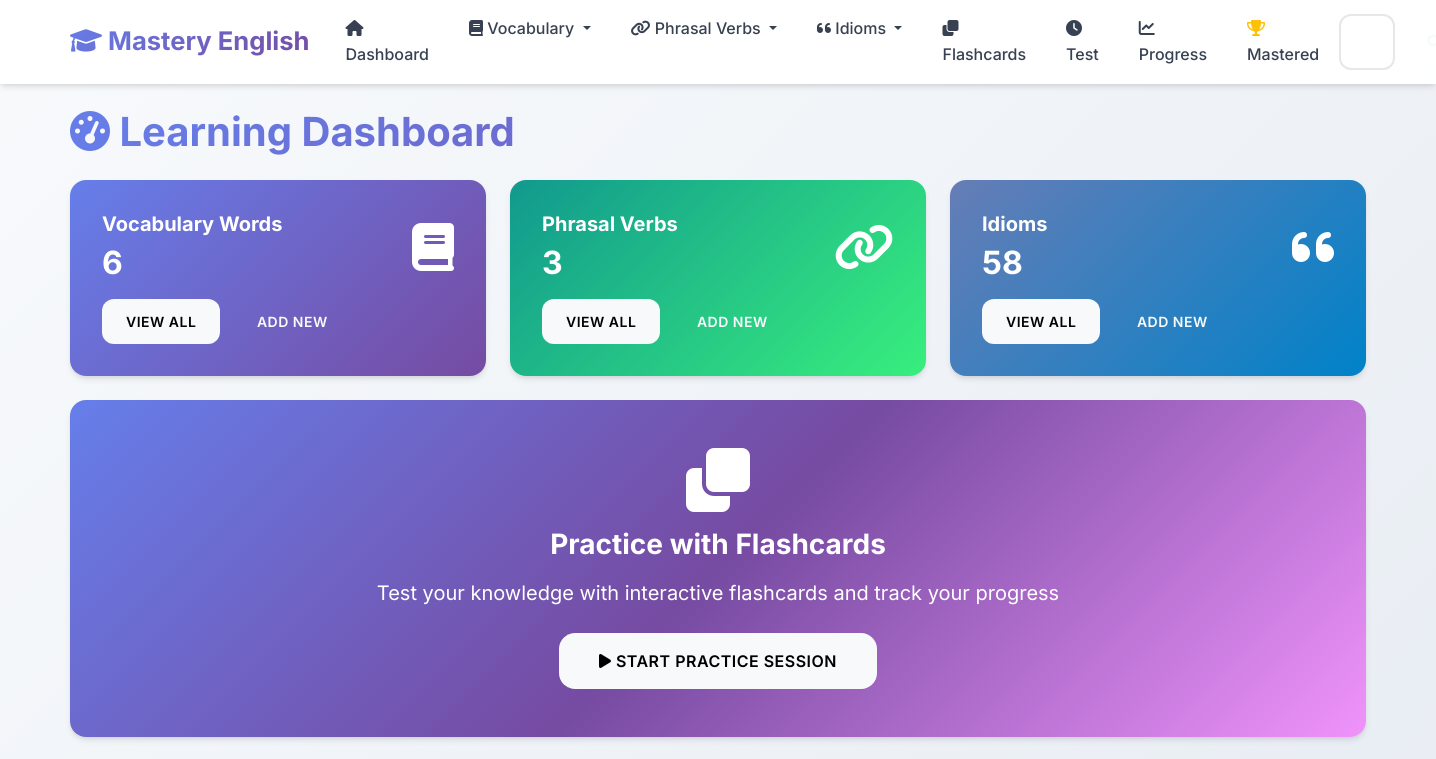
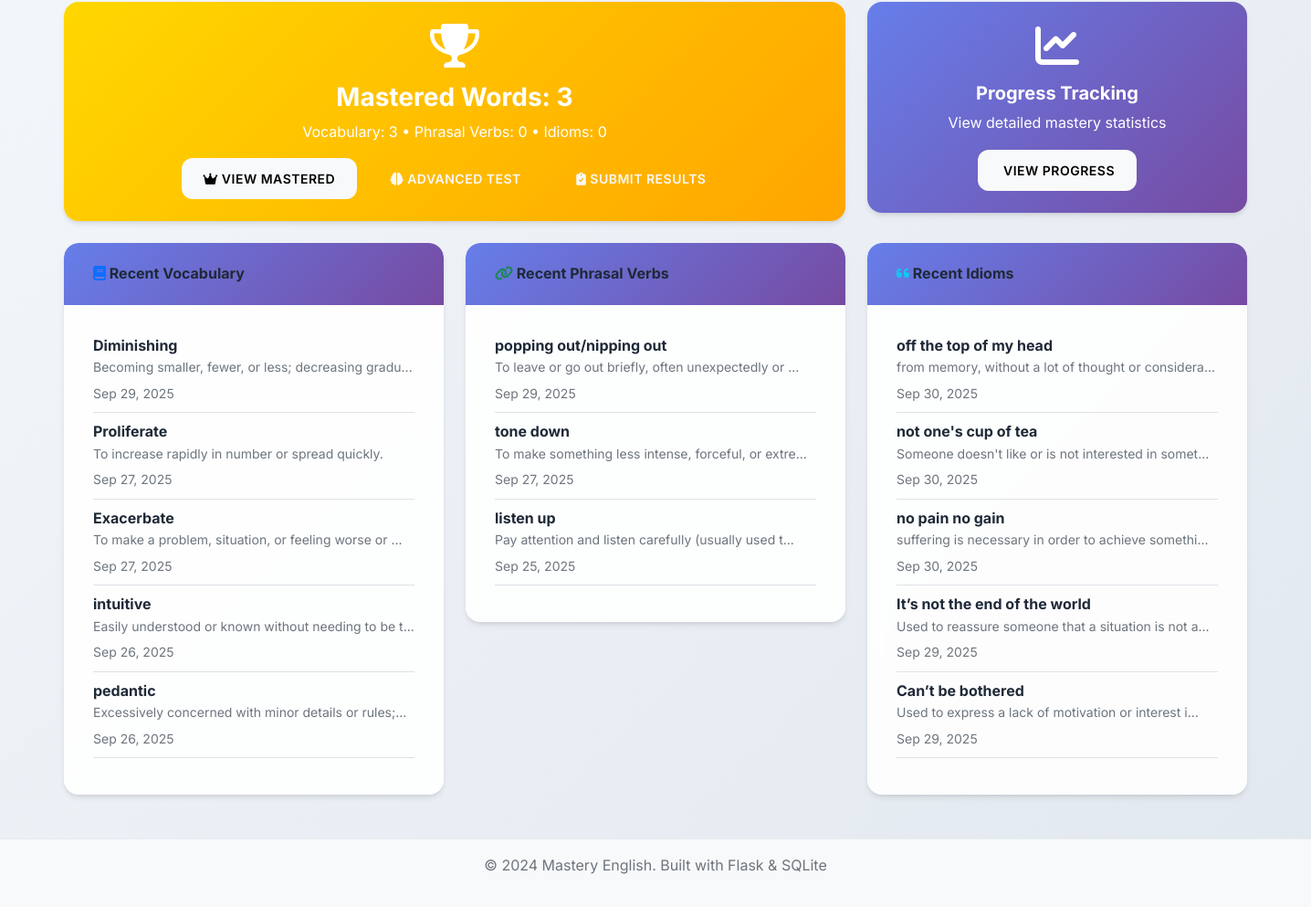
The page / on the database its author committed (2 pictures, top to bottom).
### app.py (models this page shows, shortened)
class VocabularyWord(db.Model):
    __tablename__ = 'vocabulary_words'
    id = db.Column(db.Integer, primary_key=True)
    word = db.Column(db.String(100), nullable=False)
    definition = db.Column(db.Text, nullable=False)
    example_sentence = db.Column(db.Text)
    pronunciation = db.Column(db.String(100))
    part_of_speech = db.Column(db.String(50))
    difficulty_level = db.Column(db.String(20), default='medium')
    date_added = db.Column(db.DateTime, default=datetime.utcnow)
    times_practiced = db.Column(db.Integer, default=0)
    last_practiced = db.Column(db.DateTime)
    mastery_level = db.Column(db.Integer, default=0)

class PhrasalVerb(db.Model):
    __tablename__ = 'phrasal_verbs'
    id = db.Column(db.Integer, primary_key=True)
    phrasal_verb = db.Column(db.String(100), nullable=False)
    meaning = db.Column(db.Text, nullable=False)
    example_sentence = db.Column(db.Text)
    separable = db.Column(db.Boolean, default=False)
    difficulty_level = db.Column(db.String(20), default='medium')
    date_added = db.Column(db.DateTime, default=datetime.utcnow)
    times_practiced = db.Column(db.Integer, default=0)
    last_practiced = db.Column(db.DateTime)
    mastery_level = db.Column(db.Integer, default=0)

class Idiom(db.Model):
    __tablename__ = 'idioms'
    id = db.Column(db.Integer, primary_key=True)
    idiom = db.Column(db.String(200), nullable=False)
    meaning = db.Column(db.Text, nullable=False)
    example_sentence = db.Column(db.Text)
    origin = db.Column(db.Text)
    difficulty_level = db.Column(db.String(20), default='medium')
    date_added = db.Column(db.DateTime, default=datetime.utcnow)
    times_practiced = db.Column(db.Integer, default=0)
    last_practiced = db.Column(db.DateTime)
    mastery_level = db.Column(db.Integer, default=0)

### app.py (the view)
@app.route('/')
def index():
    vocab_count = VocabularyWord.query.count()
    phrasal_count = PhrasalVerb.query.count()
    idiom_count = Idiom.query.count()
    mastered_vocab = VocabularyWord.query.filter(VocabularyWord.mastery_level == 5).count()
    mastered_phrasal = PhrasalVerb.query.filter(PhrasalVerb.mastery_level == 5).count()
    mastered_idioms = Idiom.query.filter(Idiom.mastery_level == 5).count()
    total_mastered = mastered_vocab + mastered_phrasal + mastered_idioms
    recent_vocab = VocabularyWord.query.order_by(VocabularyWord.date_added.desc()).limit(5).all()
    recent_phrasal = PhrasalVerb.query.order_by(PhrasalVerb.date_added.desc()).limit(5).all()
    recent_idioms = Idiom.query.order_by(Idiom.date_added.desc()).limit(5).all()
    return render_template('index.html',
                         vocab_count=vocab_count,
                         phrasal_count=phrasal_count,
                         idiom_count=idiom_count,
                         mastered_vocab=mastered_vocab,
                         mastered_phrasal=mastered_phrasal,
                         mastered_idioms=mastered_idioms,
                         total_mastered=total_mastered,
                         recent_vocab=recent_vocab,
                         recent_phrasal=recent_phrasal,
                         recent_idioms=recent_idioms)

### templates/index.html (shortened to what this page needs)
{% extends "base.html" %}
{% block content %}
<div class="row">
    <div class="col-12">
        <h1 class="mb-4">
            <i class="fas fa-tachometer-alt"></i> Learning Dashboard
        </h1>
    </div>
</div>
<div class="row mb-4">
    <div class="col-md-4">
        <div class="card dashboard-card text-white" style="background: var(--gradient-primary);">
            <div class="card-body">
                <div class="d-flex justify-content-between">
                    <div>
                        <h5 class="card-title text-white">Vocabulary Words</h5>
                        <h2 class="mb-0 text-white">{{ vocab_count }}</h2>
                    </div>
                    <div class="align-self-center floating-element">
                        <i class="fas fa-book fa-3x"></i>
                    </div>
                </div>
                <div class="mt-3">
                    <a href="{{ url_for('vocabulary_list') }}" class="btn btn-light btn-sm me-2">View All</a>
                    <a href="{{ url_for('add_vocabulary') }}" class="btn btn-outline-light btn-sm">Add New</a>
                </div>
            </div>
        </div>
    </div>
    <div class="col-md-4">
        <div class="card dashboard-card text-white" style="background: var(--gradient-success);">
            <div class="card-body">
                <div class="d-flex justify-content-between">
                    <div>
                        <h5 class="card-title text-white">Phrasal Verbs</h5>
                        <h2 class="mb-0 text-white">{{ phrasal_count }}</h2>
                    </div>
                    <div class="align-self-center floating-element">
                        <i class="fas fa-link fa-3x"></i>
                    </div>
                </div>
                <div class="mt-3">
                    <a href="{{ url_for('phrasal_verbs_list') }}" class="btn btn-light btn-sm me-2">View All</a>
                    <a href="{{ url_for('add_phrasal_verb') }}" class="btn btn-outline-light btn-sm">Add New</a>
                </div>
            </div>
        </div>
    </div>
    <div class="col-md-4">
        <div class="card dashboard-card text-white" style="background: var(--gradient-info);">
            <div class="card-body">
                <div class="d-flex justify-content-between">
                    <div>
                        <h5 class="card-title text-white">Idioms</h5>
                        <h2 class="mb-0 text-white">{{ idiom_count }}</h2>
                    </div>
                    <div class="align-self-center floating-element">
                        <i class="fas fa-quote-left fa-3x"></i>
                    </div>
                </div>
                <div class="mt-3">
                    <a href="{{ url_for('idioms_list') }}" class="btn btn-light btn-sm me-2">View All</a>
                    <a href="{{ url_for('add_idiom') }}" class="btn btn-outline-light btn-sm">Add New</a>
                </div>
            </div>
        </div>
    </div>
</div>
<div class="row mb-4">
    <div class="col-12">
        <div class="card dashboard-card" style="background: var(--gradient-hero); color: white;">
            <div class="card-body text-center py-5">
                <div class="floating-element">
                    <i class="fas fa-clone fa-4x mb-3"></i>
                </div>
                <h3 class="card-title text-white mb-3">
                    Practice with Flashcards
                </h3>
                <p class="card-text text-white fs-5 mb-4">Test your knowledge with interactive flashcards and track your progress</p>
                <a href="{{ url_for('flashcards_menu') }}" class="btn btn-light btn-lg pulse-primary">
                    <i class="fas fa-play"></i> Start Practice Session
                </a>
            </div>
        </div>
    </div>
</div>
<div class="row mb-4">
    <div class="col-md-8">
        <div class="card dashboard-card" style="background: linear-gradient(135deg, #ffd700 0%, #ffa500 100%); color: white;">
            <div class="card-body text-center py-4">
                <div class="floating-element">
                    <i class="fas fa-trophy fa-3x mb-3"></i>
                </div>
                <h3 class="card-title text-white mb-2">
                    Mastered Words: {{ total_mastered }}
                </h3>
                <p class="card-text text-white mb-3">
                    {% if total_mastered > 0 %}
                    Vocabulary: {{ mastered_vocab }} • Phrasal Verbs: {{ mastered_phrasal }} • Idioms: {{ mastered_idioms }}
                    {% else %}
                    Keep practicing to master your first words!
                    {% endif %}
                </p>
                <div>
                    <a href="{{ url_for('mastered_words') }}" class="btn btn-light me-2">
                        <i class="fas fa-crown"></i> View Mastered
                    </a>
                    {% if total_mastered > 0 %}
                    <a href="{{ url_for('mastered_test') }}" class="btn btn-outline-light me-2">
                        <i class="fas fa-brain"></i> Advanced Test
                    </a>
                    <a href="{{ url_for('submit_evaluation') }}" class="btn btn-outline-light">
                        <i class="fas fa-clipboard-check"></i> Submit Results
                    </a>
                    {% endif %}
                </div>
            </div>
        </div>
    </div>
    <div class="col-md-4">
        <div class="card dashboard-card" style="background: linear-gradient(135deg, #667eea 0%, #764ba2 100%); color: white;">
            <div class="card-body text-center py-4">
                <div class="floating-element">
                    <i class="fas fa-chart-line fa-3x mb-3"></i>
                </div>
                <h5 class="card-title text-white mb-2">Progress Tracking</h5>
                <p class="card-text text-white mb-3">View detailed mastery statistics</p>
                <a href="{{ url_for('progress') }}" class="btn btn-light">
                     View Progress
                </a>
            </div>
        </div>
    </div>
</div>
<div class="row">
    <div class="col-md-4">
        <div class="card">
            <div class="card-header">
                <h6 class="mb-0">
                    <i class="fas fa-book text-primary"></i> Recent Vocabulary
                </h6>
            </div>
            <div class="card-body">
                {% if recent_vocab %}
                    {% for word in recent_vocab %}
                        <div class="border-bottom pb-2 mb-2">
                            <strong>{{ word.word }}</strong>
                            <p class="mb-1 text-muted small">{{ word.definition[:50] }}{% if word.definition|length > 50 %}...{% endif %}</p>
                            <small class="text-muted">{{ word.date_added.strftime('%b %d, %Y') }}</small>
                        </div>
                    {% endfor %}
                {% else %}
                    <p class="text-muted">No vocabulary words yet.</p>
                {% endif %}
            </div>
        </div>
    </div>
    <div class="col-md-4">
        <div class="card">
            <div class="card-header">
                <h6 class="mb-0">
                    <i class="fas fa-link text-success"></i> Recent Phrasal Verbs
                </h6>
            </div>
            <div class="card-body">
                {% if recent_phrasal %}
                    {% for phrasal in recent_phrasal %}
                        <div class="border-bottom pb-2 mb-2">
                            <strong>{{ phrasal.phrasal_verb }}</strong>
                            <p class="mb-1 text-muted small">{{ phrasal.meaning[:50] }}{% if phrasal.meaning|length > 50 %}...{% endif %}</p>
                            <small class="text-muted">{{ phrasal.date_added.strftime('%b %d, %Y') }}</small>
                        </div>
                    {% endfor %}
                {% else %}
                    <p class="text-muted">No phrasal verbs yet.</p>
                {% endif %}
            </div>
        </div>
    </div>
    <div class="col-md-4">
        <div class="card">
            <div class="card-header">
                <h6 class="mb-0">
                    <i class="fas fa-quote-left text-info"></i> Recent Idioms
                </h6>
            </div>
            <div class="card-body">
                {% if recent_idioms %}
                    {% for idiom in recent_idioms %}
                        <div class="border-bottom pb-2 mb-2">
                            <strong>{{ idiom.idiom }}</strong>
                            <p class="mb-1 text-muted small">{{ idiom.meaning[:50] }}{% if idiom.meaning|length > 50 %}...{% endif %}</p>
                            <small class="text-muted">{{ idiom.date_added.strftime('%b %d, %Y') }}</small>
                        </div>
                    {% endfor %}
                {% else %}
                    <p class="text-muted">No idioms yet.</p>
                {% endif %}
            </div>
        </div>
    </div>
</div>
{% endblock %}

### static/css/style.css (style rules this page uses)
:root { --primary-color: #6366f1; --primary-dark: #4f46e5; --primary-light: #8b5cf6; --success-color: #10b981; --success-dark: #059669; --info-color: #06b6d4; --info-dark: #0891b2; --warning-color: #f59e0b; --warning-dark: #d97706; --danger-color: #ef4444; --danger-dark: #dc2626; --light-color: #f8fafc; --dark-color: #1e293b; --gray-50: #f9fafb; --gray-100: #f3f4f6; --gray-200: #e5e7eb; --gray-300: #d1d5db; --gray-400: #9ca3af; --gray-500: #6b7280; --gray-600: #4b5563; --gray-700: #374151; --gray-800: #1f2937; --gray-900: #111827; --gradient-primary: linear-gradient(135deg, #667eea 0%, #764ba2 100%); --gradient-success: linear-gradient(135deg, #11998e 0%, #38ef7d 100%); --gradient-info: linear-gradient(135deg, #667db6 0%, #0082c8 100%); --gradient-warning: linear-gradient(135deg, #f093fb 0%, #f5576c 100%); --gradient-hero: linear-gradient(135deg, #667eea 0%, #764ba2 50%, #f093fb 100%); --shadow-sm: 0 1px 2px 0 rgba(0, 0, 0, 0.05); --shadow: 0 4px 6px -1px rgba(0, 0, 0, 0.1), 0 2px 4px -1px rgba(0, 0, 0, 0.06); --shadow-md: 0 10px 15px -3px rgba(0, 0, 0, 0.1), 0 4px 6px -2px rgba(0, 0, 0, 0.05); --shadow-lg: 0 20px 25px -5px rgba(0, 0, 0, 0.1), 0 10px 10px -5px rgba(0, 0, 0, 0.04); --shadow-xl: 0 25px 50px -12px rgba(0, 0, 0, 0.25); }
body { font-family: 'Inter', 'Segoe UI', -apple-system, BlinkMacSystemFont, sans-serif; background: linear-gradient(135deg, #f8fafc 0%, #e2e8f0 100%); min-height: 100vh; line-height: 1.6; color: var(--gray-800); }
.card { border: none; border-radius: 16px; background: rgba(255, 255, 255, 0.9); backdrop-filter: blur(10px); box-shadow: var(--shadow); transition: all 0.4s cubic-bezier(0.4, 0, 0.2, 1); position: relative; overflow: hidden; }
.card::before { content: ''; position: absolute; top: 0; left: 0; width: 100%; height: 2px; background: var(--gradient-primary); transform: scaleX(0); transition: transform 0.3s ease; }
.card-header { background: var(--gradient-primary); color: white; border-bottom: none; border-radius: 16px 16px 0 0 !important; padding: 1.5rem 2rem; font-weight: 600; }
.card-body { padding: 2rem; }
.btn { border-radius: 12px; font-weight: 600; padding: 0.75rem 1.5rem; text-transform: uppercase; letter-spacing: 0.5px; font-size: 0.875rem; transition: all 0.3s cubic-bezier(0.4, 0, 0.2, 1); position: relative; overflow: hidden; border: none; }
.btn::before { content: ''; position: absolute; top: 0; left: -100%; width: 100%; height: 100%; background: linear-gradient(90deg, transparent, rgba(255,255,255,0.2), transparent); transition: left 0.5s; }
.btn-lg { padding: 1rem 2.5rem; font-size: 1rem; border-radius: 16px; }
.dashboard-card { transition: all 0.4s cubic-bezier(0.4, 0, 0.2, 1); position: relative; overflow: hidden; }
.dashboard-card::before { content: ''; position: absolute; top: 0; left: 0; width: 100%; height: 4px; background: var(--gradient-primary); transform: scaleX(0); transition: transform 0.3s ease; }
h1, h2, h3, h4, h5, h6 { font-weight: 700; color: var(--gray-800); }
h1 { background: var(--gradient-primary); -webkit-background-clip: text; -webkit-text-fill-color: transparent; background-clip: text; }
.fa, .fas, .far { transition: all 0.3s ease; }
.floating-element { animation: float 3s ease-in-out infinite; }
.pulse-primary { animation: pulse 2s infinite; }

### rows shown on the page
VocabularyWord: word "Diminishing", definition "Becoming smaller, fewer, or less; decreasing gradu", date_added "Sep 29, 2025"
VocabularyWord: word "Proliferate", definition "To increase rapidly in number or spread quickly.", date_added "Sep 27, 2025"
VocabularyWord: word "Exacerbate", definition "To make a problem, situation, or feeling worse or", date_added "Sep 27, 2025"
VocabularyWord: word "intuitive", definition "Easily understood or known without needing to be t", date_added "Sep 26, 2025"
VocabularyWord: word "pedantic", definition "Excessively concerned with minor details or rules;", date_added "Sep 26, 2025"
PhrasalVerb: phrasal_verb "popping out/nipping out", meaning "To leave or go out briefly, often unexpectedly or", date_added "Sep 29, 2025"
PhrasalVerb: phrasal_verb "tone down", meaning "To make something less intense, forceful, or extre", date_added "Sep 27, 2025"
PhrasalVerb: phrasal_verb "listen up", meaning "Pay attention and listen carefully (usually used t", date_added "Sep 25, 2025"
Idiom: idiom "off the top of my head", meaning "from memory, without a lot of thought or considera", date_added "Sep 30, 2025"
Idiom: idiom "not one's cup of tea", meaning "Someone doesn't like or is not interested in somet", date_added "Sep 30, 2025"
Idiom: idiom "no pain no gain", meaning "suffering is necessary in order to achieve somethi", date_added "Sep 30, 2025"
Idiom: idiom "It’s not the end of the world", meaning "Used to reassure someone that a situation is not a", date_added "Sep 29, 2025"
Idiom: idiom "Can’t be bothered", meaning "Used to express a lack of motivation or interest i", date_added "Sep 29, 2025"

### other values the page prints
{{ vocab_count }} "6"
{{ phrasal_count }} "3"
{{ idiom_count }} "58"
{{ total_mastered }} "3"
{{ mastered_vocab }} "3"
{{ mastered_phrasal }} "0"
{{ mastered_idioms }} "0"
